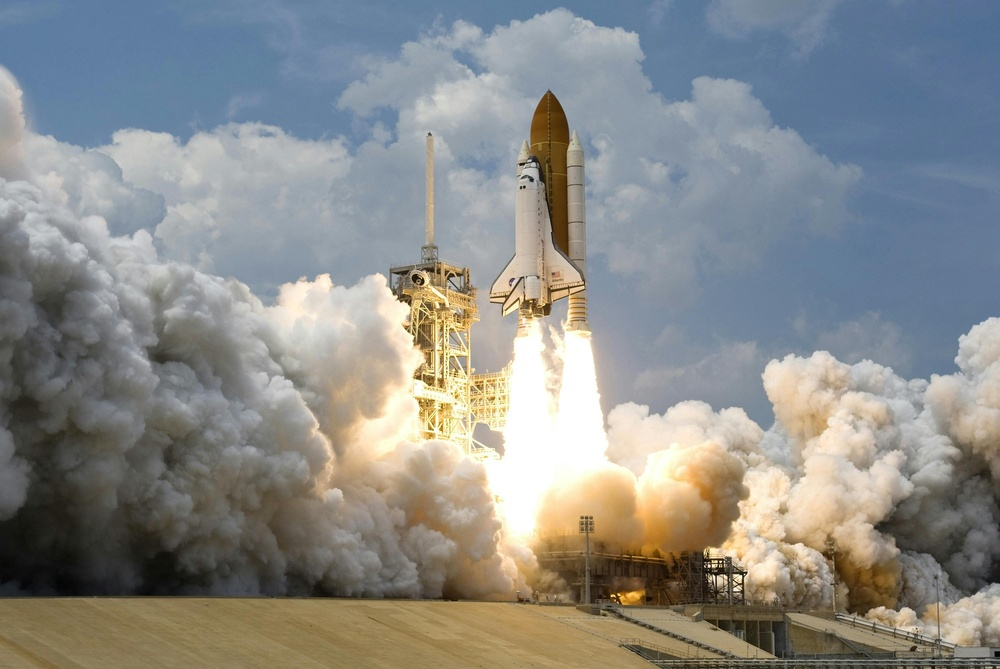
#> input picture Reading_wrting_images/rocket_1.jpg, 1000 x 669 px, shrunk from 3000 x 2007 before the run
$ jupyter execute reading_witing.ipynb
#> lines starting #> are read from the running program, lines starting #| are printed output that depends on the picture
[cell 1]
#!pip install opencv-python

[cell 2]
#!pip install ipykernel

[cell 3]
import cv2

[cell 4]
# Reading the image
image = cv2.imread("./rocket_1.jpg")
#> image is the input picture: shape (669, 1000, 3); mean B, G, R 137.6, 140.1, 138.8

[cell 5]
# check if image loaded or not
if image is None:
    print("Image is not loaded")
else:
    print("Image loaded")

[cell 6]
#Display the image
cv2.imshow("Image",image)
cv2.waitKey(0)
cv2.destroyAllWindows()

[cell 7]
#Write the image
output_image = image+50
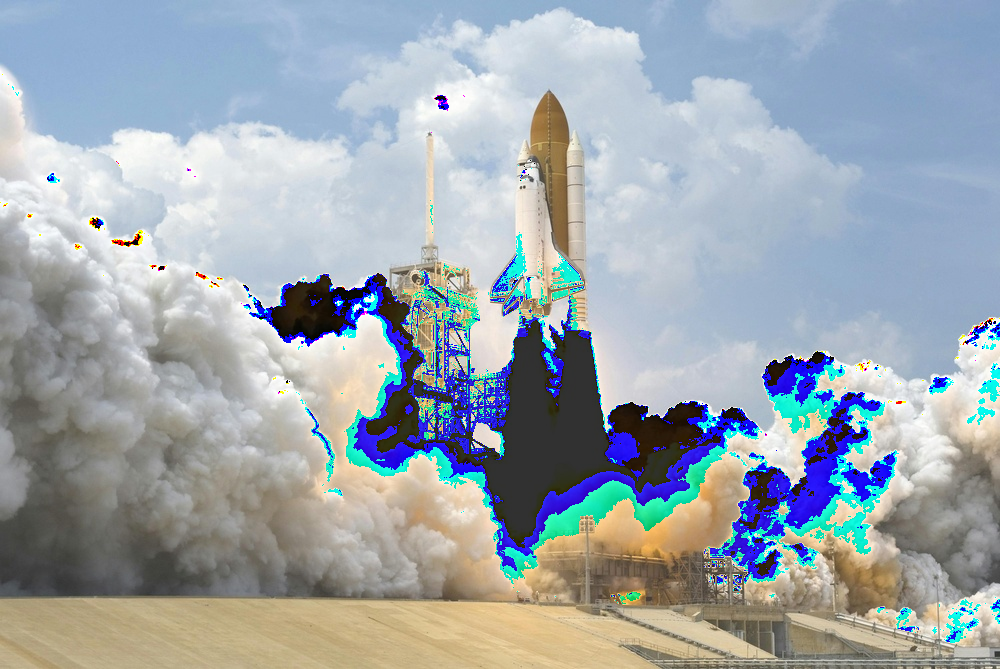
#> output_image: shape (669, 1000, 3); mean B, G, R 174.7, 167.4, 157.9
cv2.imwrite("./output_image.jpg",output_image)
#> Out = True
